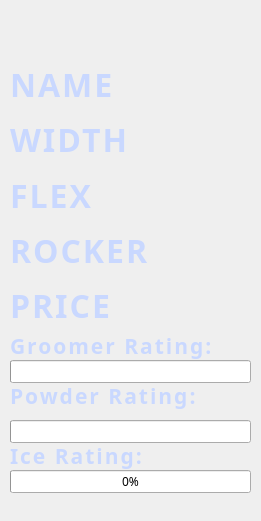
  <widget class="QWidget" name="dataWidget" native="true">
   <property name="geometry">
    <rect>
     <x>460</x>
     <y>160</y>
     <width>261</width>
     <height>521</height>
    </rect>
   </property>
   <property name="font">
    <font>
     <family>8514oem</family>
    </font>
   </property>
   <widget class="QWidget" name="gridLayoutWidget_2">
    <property name="geometry">
     <rect>
      <x>10</x>
      <y>60</y>
      <width>251</width>
      <height>270</height>
     </rect>
    </property>
    <layout class="QGridLayout" name="dataLayout">
     <item row="3" column="0">
      <widget class="QLabel" name="flexLabel">
       <property name="styleSheet">
        <string notr="true">QLabel#flexLabel {
   color: #C9D8FF;                     /* soft icy blue */
    font-family: &quot;Segoe UI Semibold&quot;, &quot;Helvetica Neue&quot;, &quot;Arial&quot;;
    font-size: 24pt;
    font-weight: 600;
    letter-spacing: 2px;

    /* look like UI chrome, not body text */
    padding: 0px;
    margin: 0px;
}</string>
       </property>
       <property name="text">
        <string>FLEX</string>
       </property>
      </widget>
     </item>
     <item row="1" column="1">
      <widget class="QLabel" name="name">
       <property name="styleSheet">
        <string notr="true">QLabel#name {
    color: #FFFFFF;                     /* bright white */
    font-family: &quot;Segoe UI Black&quot;, &quot;Segoe UI Bold&quot;, &quot;Arial Black&quot;, &quot;Arial&quot;;
    font-size: 18pt;
    font-weight: 800;
    letter-spacing: 1px;

    padding-top: 2px;                   /* tiny nudge down under the title */
    margin: 0px;
}</string>
       </property>
       <property name="text">
        <string/>
       </property>
       <property name="wordWrap">
        <bool>true</bool>
       </property>
      </widget>
     </item>
     <item row="3" column="1">
      <widget class="QLabel" name="flex">
       <property name="styleSheet">
        <string notr="true">QLabel#flex{
    color: #FFFFFF;                     /* bright white */
    font-family: &quot;Segoe UI Black&quot;, &quot;Segoe UI Bold&quot;, &quot;Arial Black&quot;, &quot;Arial&quot;;
    font-size: 24pt;
    font-weight: 800;
    letter-spacing: 1px;

    padding-top: 2px;                   /* tiny nudge down under the title */
    margin: 0px;
}</string>
       </property>
       <property name="text">
        <string/>
       </property>
      </widget>
     </item>
     <item row="1" column="0">
      <widget class="QLabel" name="nameLabel">
       <property name="styleSheet">
        <string notr="true">QLabel#nameLabel {
    color: #C9D8FF;                     /* soft icy blue */
    font-family: &quot;Segoe UI Semibold&quot;, &quot;Helvetica Neue&quot;, &quot;Arial&quot;;
    font-size: 24pt;
    font-weight: 600;
    letter-spacing: 2px;

    /* look like UI chrome, not body text */
    padding: 0px;
    margin: 0px;
}</string>
       </property>
       <property name="text">
        <string>NAME</string>
       </property>
      </widget>
     </item>
     <item row="2" column="1">
      <widget class="QLabel" name="width">
       <property name="styleSheet">
        <string notr="true">QLabel#width {
    color: #FFFFFF;                     /* bright white */
    font-family: &quot;Segoe UI Black&quot;, &quot;Segoe UI Bold&quot;, &quot;Arial Black&quot;, &quot;Arial&quot;;
    font-size: 24pt;
    font-weight: 800;
    letter-spacing: 1px;

    padding-top: 2px;                   /* tiny nudge down under the title */
    margin: 0px;
}</string>
       </property>
       <property name="text">
        <string/>
       </property>
      </widget>
     </item>
     <item row="4" column="0">
      <widget class="QLabel" name="rockerLabel">
       <property name="font">
        <font>
         <family>Segoe UI Semibold</family>
         <pointsize>24</pointsize>
         <fontweight>DemiBold</fontweight>
        </font>
       </property>
       <property name="styleSheet">
        <string notr="true">QLabel#rockerLabel {
   color: #C9D8FF;                     /* soft icy blue */
    font-family: &quot;Segoe UI Semibold&quot;, &quot;Helvetica Neue&quot;, &quot;Arial&quot;;
    font-size: 24pt;
    font-weight: 600;
    letter-spacing: 2px;

    /* look like UI chrome, not body text */
    padding: 0px;
    margin: 0px;
}</string>
       </property>
       <property name="text">
        <string>ROCKER</string>
       </property>
      </widget>
     </item>
     <item row="2" column="0">
      <widget class="QLabel" name="widthLabel">
       <property name="font">
        <font>
         <family>Segoe UI Semibold</family>
         <pointsize>24</pointsize>
         <fontweight>DemiBold</fontweight>
        </font>
       </property>
       <property name="styleSheet">
        <string notr="true">QLabel#widthLabel {
color: #C9D8FF;                     /* soft icy blue */
    font-family: &quot;Segoe UI Semibold&quot;, &quot;Helvetica Neue&quot;, &quot;Arial&quot;;
    font-size: 24pt;
    font-weight: 600;
    letter-spacing: 2px;

    /* look like UI chrome, not body text */
    padding: 0px;
    margin: 0px;
}</string>
       </property>
       <property name="text">
        <string>WIDTH</string>
       </property>
      </widget>
     </item>
     <item row="4" column="1">
      <widget class="QLabel" name="rocker">
       <property name="styleSheet">
        <string notr="true">QLabel#rocker {
    color: #FFFFFF;                     /* bright white */
    font-family: &quot;Segoe UI Black&quot;, &quot;Segoe UI Bold&quot;, &quot;Arial Black&quot;, &quot;Arial&quot;;
    font-size: 24pt;
    font-weight: 800;
    letter-spacing: 1px;

    padding-top: 2px;                   /* tiny nudge down under the title */
    margin: 0px;
}</string>
       </property>
       <property name="text">
        <string/>
       </property>
      </widget>
     </item>
     <item row="5" column="1">
      <widget class="QLabel" name="price">
       <property name="styleSheet">
        <string notr="true">QLabel#price {
    color: #FFFFFF;                     /* bright white */
    font-family: &quot;Segoe UI Black&quot;, &quot;Segoe UI Bold&quot;, &quot;Arial Black&quot;, &quot;Arial&quot;;
    font-size: 24pt;
    font-weight: 800;
    letter-spacing: 1px;

    padding-top: 2px;                   /* tiny nudge down under the title */
    margin: 0px;
}</string>
       </property>
       <property name="text">
        <string/>
       </property>
      </widget>
     </item>
     <item row="5" column="0">
      <widget class="QLabel" name="skiPriceLabel">
       <property name="font">
        <font>
         <family>Segoe UI Semibold</family>
         <pointsize>24</pointsize>
         <fontweight>DemiBold</fontweight>
        </font>
       </property>
       <property name="styleSheet">
        <string notr="true">QLabel#skiPriceLabel {
   color: #C9D8FF;                     /* soft icy blue */
    font-family: &quot;Segoe UI Semibold&quot;, &quot;Helvetica Neue&quot;, &quot;Arial&quot;;
    font-size: 24pt;
    font-weight: 600;
    letter-spacing: 2px;

    /* look like UI chrome, not body text */
    padding: 0px;
    margin: 0px;
}</string>
       </property>
       <property name="text">
        <string>PRICE</string>
       </property>
      </widget>
     </item>
    </layout>
   </widget>
   <widget class="QProgressBar" name="groomerRating">
    <property name="geometry">
     <rect>
      <x>10</x>
      <y>360</y>
      <width>241</width>
      <height>23</height>
     </rect>
    </property>
    <property name="maximum">
     <number>120</number>
    </property>
    <property name="value">
     <number>-1</number>
    </property>
   </widget>
   <widget class="QProgressBar" name="powderRating">
    <property name="geometry">
     <rect>
      <x>10</x>
      <y>420</y>
      <width>241</width>
      <height>23</height>
     </rect>
    </property>
    <property name="maximum">
     <number>120</number>
    </property>
    <property name="value">
     <number>-1</number>
    </property>
   </widget>
   <widget class="QLabel" name="groomerRatingLabel">
    <property name="geometry">
     <rect>
      <x>10</x>
      <y>330</y>
      <width>260</width>
      <height>31</height>
     </rect>
    </property>
    <property name="font">
     <font>
      <family>Segoe UI Semibold</family>
      <pointsize>16</pointsize>
      <fontweight>DemiBold</fontweight>
     </font>
    </property>
    <property name="styleSheet">
     <string notr="true">QLabel#groomerRatingLabel {
    color: #C9D8FF;                     /* soft icy blue */
    font-family: &quot;Segoe UI Semibold&quot;, &quot;Helvetica Neue&quot;, &quot;Arial&quot;;
    font-size: 16pt;
    font-weight: 600;
    letter-spacing: 2px;

    /* look like UI chrome, not body text */
    padding: 0px;
    margin: 0px;
}</string>
    </property>
    <property name="text">
     <string>Groomer Rating:</string>
    </property>
   </widget>
   <widget class="QLabel" name="powderRatingLabel">
    <property name="geometry">
     <rect>
      <x>10</x>
      <y>380</y>
      <width>250</width>
      <height>31</height>
     </rect>
    </property>
    <property name="styleSheet">
     <string notr="true">QLabel#powderRatingLabel {
    color: #C9D8FF;                     /* soft icy blue */
    font-family: &quot;Segoe UI Semibold&quot;, &quot;Helvetica Neue&quot;, &quot;Arial&quot;;
    font-size: 16pt;
    font-weight: 600;
    letter-spacing: 2px;

    /* look like UI chrome, not body text */
    padding: 0px;
    margin: 0px;
}</string>
    </property>
    <property name="text">
     <string>Powder Rating:</string>
    </property>
   </widget>
   <widget class="QProgressBar" name="iceRating">
    <property name="geometry">
     <rect>
      <x>10</x>
      <y>470</y>
      <width>241</width>
      <height>23</height>
     </rect>
    </property>
    <property name="maximum">
     <number>120</number>
    </property>
    <property name="value">
     <number>0</number>
    </property>
   </widget>
   <widget class="QLabel" name="iceRatingLabel">
    <property name="geometry">
     <rect>
      <x>10</x>
      <y>440</y>
      <width>170</width>
      <height>31</height>
     </rect>
    </property>
    <property name="styleSheet">
     <string notr="true">QLabel#iceRatingLabel {
    color: #C9D8FF;                     /* soft icy blue */
    font-family: &quot;Segoe UI Semibold&quot;, &quot;Helvetica Neue&quot;, &quot;Arial&quot;;
    font-size: 16pt;
    font-weight: 600;
    letter-spacing: 2px;

    /* look like UI chrome, not body text */
    padding: 0px;
    margin: 0px;
}</string>
    </property>
    <property name="text">
     <string>Ice Rating:</string>
    </property>
   </widget>
   <widget class="QLabel" name="coinIcon">
    <property name="geometry">
     <rect>
      <x>10</x>
      <y>0</y>
      <width>80</width>
      <height>70</height>
     </rect>
    </property>
    <property name="text">
     <string/>
    </property>
    <property name="pixmap">
     <pixmap resource="ShredGnarResources.qrc">:/jonnySprites/a9_Resources/jonnySprites/CoinIcon.png</pixmap>
    </property>
    <property name="scaledContents">
     <bool>true</bool>
    </property>
   </widget>
   <widget class="QLabel" name="pointsTotal">
    <property name="geometry">
     <rect>
      <x>90</x>
      <y>-10</y>
      <width>151</width>
      <height>51</height>
     </rect>
    </property>
    <property name="styleSheet">
     <string notr="true">QLabel#pointsTotal {
    color: #FFFFFF;                     /* bright white */
    font-family: &quot;Segoe UI Black&quot;, &quot;Segoe UI Bold&quot;, &quot;Arial Black&quot;, &quot;Arial&quot;;
    font-size: 30pt;
    font-weight: 800;
    letter-spacing: 1px;

    padding-top: 2px;                   /* tiny nudge down under the title */
    margin: 0px;
}</string>
    </property>
    <property name="text">
     <string/>
    </property>
    <property name="wordWrap">
     <bool>true</bool>
    </property>
   </widget>
  </widget>
